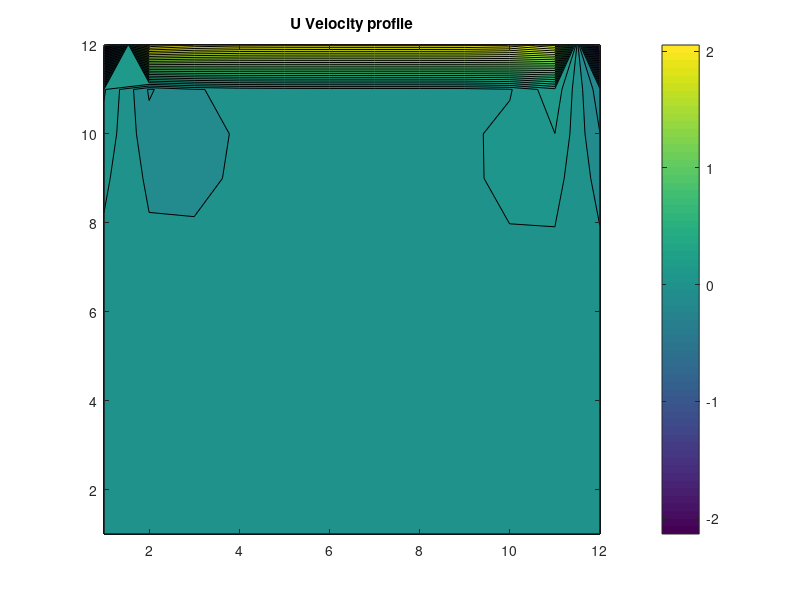
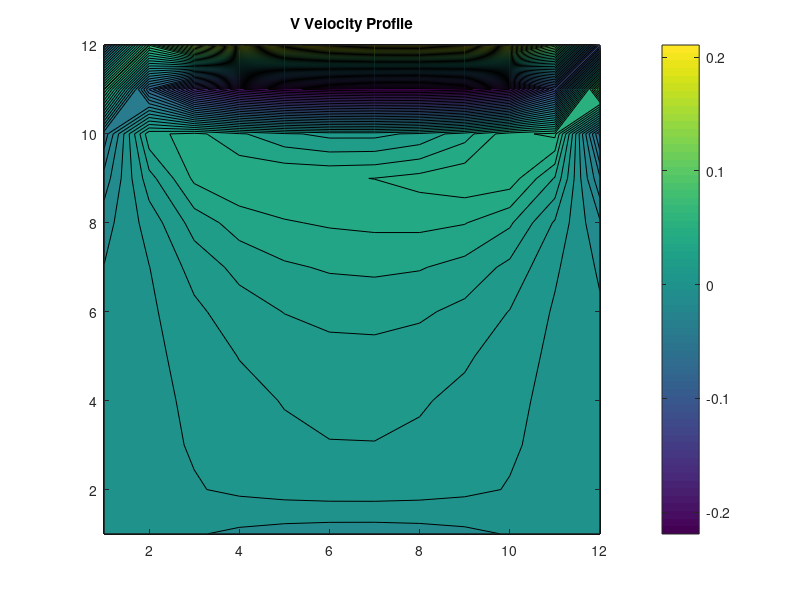
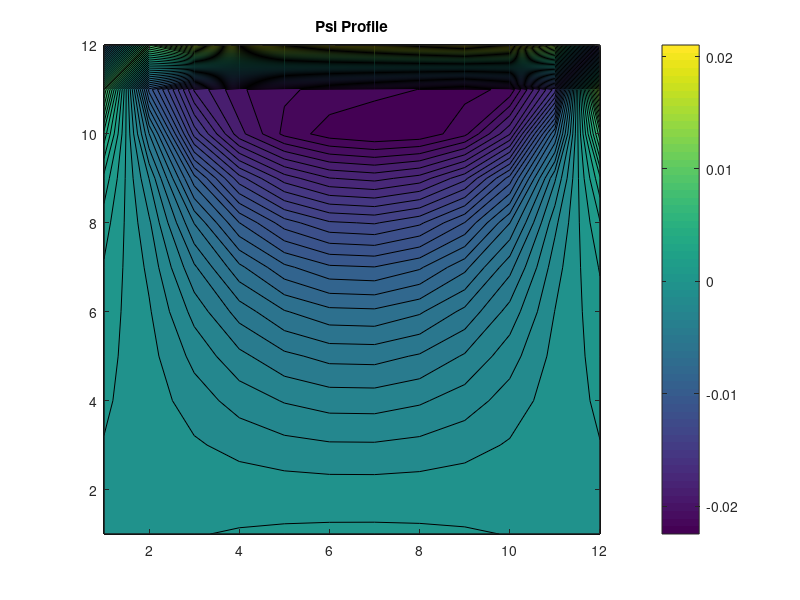
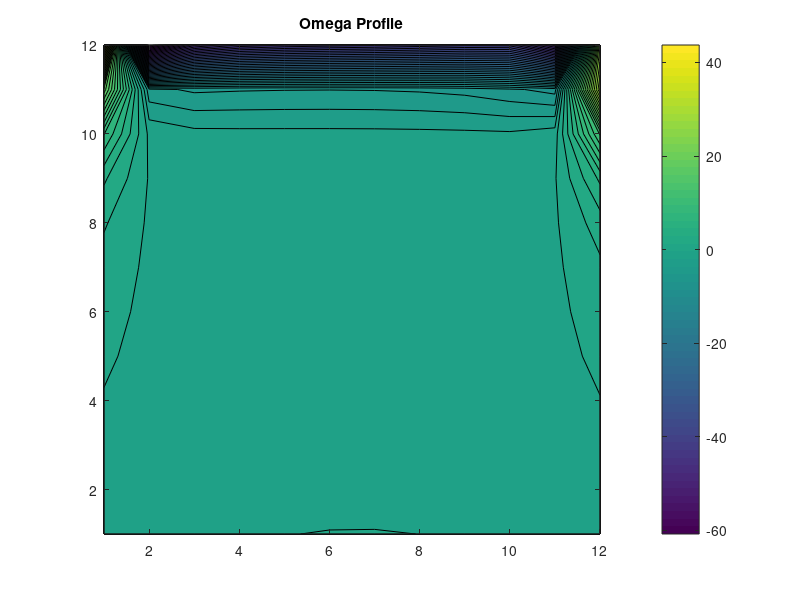

The MATLAB source for these figures, in order:
clc;clear all;
%% Initialization
L = 1;
W = 1;
Nx = 10;
Ny = 10;
dx = L/Nx;
dy = W/Ny;
dt = 0.0001;
Re = 100;

u(1:Nx+2,1:Ny+2) = 0;
v(1:Nx+2,1:Ny+2) = 0;
psi(1:Nx+2,1:Ny+2) = 0;
omega(1:Nx+2,1:Ny+2) = 0;
omega_new = omega;
ap1 = -2*((1/(dx^2))+(1/(dy^2))); 

u_top = 0;
u_bottom = 1;
u_left = 0;
u_right = 0;

v_top = 0;
v_bottom = 0;
v_right = 0;
v_left = 0;

psi_top = 0;
psi_bottom = 0;
psi_left = 0;
psi_right = 0;
rms =0 ;

time_iteration_limit = 100;
loop_iteration_limit = 1;

%% Boundary Condition

%For u velocity
u(1,1:Ny+2) = 2*u_top - u(2,1:Ny+2);    
u(Nx+2,1:Ny+2) = 2*u_bottom - u(Nx+1,1:Ny+2);
u(1:Nx+2,1) = 2*u_left - u(1:Nx+2,2);
u(1:Nx+2,Ny+2) = 2*u_right - u(1:Nx+2,Ny+1);

%For v Velocity
v(1,1:Ny+2) = 2*v_top - v(2,1:Ny+2);    
v(Nx+2,1:Ny+2) = 2*v_bottom - v(Nx+1,1:Ny+2);
v(1:Nx+2,1) = 2*v_left - v(1:Nx+2,2);
v(1:Nx+2,Ny+2) = 2*v_right - v(1:Nx+2,Ny+1);

%For psi 
psi(1,1:Ny+2) = 2*psi_top - psi(2,1:Ny+2);  
psi(Nx+2,1:Ny+2) = 2*psi_bottom - psi(Nx+1,1:Ny+2);
psi(1:Nx+2,1) = 2*psi_left - psi(1:Nx+2,2);
psi(1:Nx+2,Ny+2) = 2*psi_right - psi(1:Nx+2,Ny+1);

%Updating the omega boundary Condition
omega_top = -8*((psi(2,1:Ny+2)-psi_top)/(dy^2)) - ((4*u_top)/(dy));
omega_bottom = -8*((psi(Nx+1,1:Ny+2)-psi_bottom)/(dy^2)) - ((4*u_bottom)/(dy));
omega_left =  -8*((psi(1:Nx+2,2)-psi_left)/(dx^2)) + ((4*u_left)/(dx));
omega_right =  -8*((psi(1:Nx+2,Ny+1)-psi_bottom)/(dx^2)) + ((4*u_right)/(dx));

%For omega
omega(1,1:Ny+2) = 2*omega_top - omega(2,1:Ny+2);    
omega(Nx+2,1:Ny+2) = 2*omega_bottom - omega(Nx+1,1:Ny+2);
omega(1:Nx+2,1) = 2*omega_left - omega(1:Nx+2,2);
omega(1:Nx+2,Ny+2) = 2*omega_right - omega(1:Nx+2,Ny+1);
omega
%% The Time stepping loop
for n = 1:time_iteration_limit
    
    for GSloop = 1:100000
        
        omega_new = omega;
        %For all the internal Cells
        for i = 2:Nx+1
            for j = 2:Ny+1

                %Flux Calculation
                Fe = 0.5*(u(i+1,j)+u(i,j))*dy;
                Fw = 0.5*(u(i,j)+u(i-1,j))*(-dy);
                Fn = 0.5*(v(i,j+1)+v(i,j))*dx;
                Fs = 0.5*(v(i,j)+v(i,j-1))*(-dx);

                %Simple Upwind 
                if Fe < 0
                    omega_e = omega(i-1,j);
                else
                    omega_e = omega(i,j);
                end

                if Fn < 0
                    omega_n = omega(i,j+1);
                else
                    omega_n = omega(i,j);
                end

                if Fw < 0
                    omega_w = omega(i+1,j);
                else
                    omega_w = omega(i,j);
                end

                if Fs < 0
                    omega_s = omega(i,j-1);
                else
                    omega_s = omega(i,j);
                end

                %Convective Term
                Convective_term = (Fe*omega_e) + (Fw*omega_w) + (Fn*omega_n) + (Fs*omega_s);

                %Diffusive Term
                Fde = -(1/Re)*((omega(i+1,j)-omega(i,j))/(dx))*(dy);
                Fdn = -(1/Re)*((omega(i,j+1)-omega(i,j))/(dy))*(dx);
                Fds = -(1/Re)*((omega(i,j-1)-omega(i,j))/(dy))*(dx);
                Fdw = -(1/Re)*((omega(i-1,j)-omega(i,j))/(dx))*(dy);
                Diffusive_term = Fde+Fdn+Fds+Fdw;

                %Updating Omega
                R = -(dx*dy)*(omega_new(i,j)-omega(i,j))/(dt)+(-Diffusive_term - Convective_term);
                ap = (dx*dy)*((1/dt)+(2/Re)*((1/(dx^2))+(1/(dy^2)))) + max([Fe,0])+max([Fw,0])+max([Fn,0])+max([Fs,0]);
                omega_new(i,j) = omega(i,j) + (R/ap);
                rms = rms + R^2;

                %% Updating BC
                omega_top = -8*((psi(2,1:Ny+2)-psi_top)/(dy^2)) - ((4*u_top)/(dy));
                omega_bottom = -8*((psi(Nx+1,1:Ny+2)-psi_bottom)/(dy^2)) - ((4*u_bottom)/(dy));
                omega_left =  -8*((psi(1:Nx+2,2)-psi_left)/(dx^2)) + ((4*v_left)/(dx));
                omega_right =  -8*((psi(1:Nx+2,Ny+1)-psi_right)/(dx^2)) + ((4*v_right)/(dx));

                omega_new(1,1:Ny+2) = omega_new(2,1:Ny+2)+ 2*(omega_top - omega_new(2,1:Ny+2));   
                omega_new(Nx+2,1:Ny+2) = omega_new(Nx+1,1:Ny+2) + 2*(omega_bottom - omega_new(Nx+1,1:Ny+2));
                omega_new(1:Nx+2,1) = omega_new(1:Nx+2,2) + 2*(omega_left - omega_new(1:Nx+2,2));
                omega_new(1:Nx+2,Ny+2) = omega_new(1:Nx+2,Ny+1) + 2*(omega_right - omega_new(1:Nx+2,Ny+1));


            end
        end
        
        rms = sqrt(rms/(Nx*Ny));
        RMS_For_omega = rms;
        RMS_For_omega
        if rms > 4e-2
            rms = 0;
            omega = omega_new;
        else
            fprintf("\n GS loop Convergence Reached!!!! \n")
            break;
        end 
    end
    
    Convective_term;
    Diffusive_term;
    %break
    
    %Solution for psi
    Rms = 1;
    while Rms > 1e-6
        
        Rms = 0;
        for i = 2:Nx+1
            for j = 2:Ny+1
                Residue = (-omega_new(i,j))-((psi(i+1,j)+psi(i-1,j)-2*psi(i,j))/(dx^2)) - ((psi(i,j-1)+psi(i,j+1)-2*psi(i,j))/(dy^2));
                psi(i,j) = psi(i,j) + (Residue./ap1);
                Rms = Rms + (Residue^2);
            end
        end
        
        psi(1,1:Ny+2) = 2*psi_top - psi(2,1:Ny+2);    
        psi(Nx+2,1:Ny+2) = 2*psi_bottom - psi(Nx+1,1:Ny+2);
        psi(1:Nx+2,1) = 2*psi_left - psi(1:Nx+2,2);
        psi(1:Nx+2,Ny+2) = 2*psi_right - psi(1:Nx+2,Ny+1);
        
        Rms = sqrt(Rms/(Nx*Ny));
        Rms_for_Psi = Rms;
        Rms_for_Psi
    end
    
    %u,v Calculation
    for i = 2:Nx+1
        for j = 2:Ny+1
            u(i,j) = (psi(i,j+1) - psi(i,j-1))/(2*dy);
            v(i,j) = -(psi(i+1,j) - psi(i-1,j))/(2*dx);   
        end
    end
    
    %Updating the BC    
    %For u velocity
    u(1,1:Ny+2) = 2*u_top - u(2,1:Ny+2);    
    u(Nx+2,1:Ny+2) = 2*u_bottom - u(Nx+1,1:Ny+2);
    u(1:Nx+2,1) = 2*u_left - u(1:Nx+2,2);
    u(1:Nx+2,Ny+2) = 2*u_right - u(1:Nx+2,Ny+1);

    %For v Velocity
    v(1,1:Ny+2) = 2*v_top - v(2,1:Ny+2);    
    v(Nx+2,1:Ny+2) = 2*v_bottom - v(Nx+1,1:Ny+2);
    v(1:Nx+2,1) = 2*v_left - v(1:Nx+2,2);
    v(1:Nx+2,Ny+2) = 2*v_right - v(1:Nx+2,Ny+1);
 
    %Steady state convergence Checking
    Rms = 0;
    for i = 2:Nx+1
        for j = 2:Ny+1
            Rms = Rms + ((omega_new(i,j) - omega(i,j))^2);
        end
    end
    Rms = sqrt(Rms/(Nx*Ny));
    Rms_k(n) = Rms/dt;

    
    omega_old = omega;
    omega = omega_new;
    
    Rms_time = Rms/dt
    
    if (Rms/dt) < 1e-3
        fprintf("Steady State Reached!!!!")
        break;
    end
    
end

%% Plotting
figure(1)
contourf(u,50)
colorbar
title("U Velocity profile")

figure(2)
contourf(v,50)
colorbar
title("V Velocity Profile")

figure(3)
contourf(psi,50)
colorbar
title("Psi Profile")

figure(4)
contourf(omega,70)
colorbar
title("Omega Profile")
%% CenterLine data
figure(5)
vertical_center_line_x = (Ny/2)+1;
u_velocity = u(2:Nx+1,vertical_center_line_x);
plot(u_velocity,(2:Ny+1)*dy)
xlabel("U Velocity")
ylabel("Y")
title("U Velocity vs y")

figure(6)
Horizontal_center_line_y = (Nx/2)+1;
v_velocity = v(Horizontal_center_line_y,2:Ny+1);
plot(2:Nx+1,v_velocity)
xlabel("X")
ylabel("V Velocity")
title("X vs V Velocity")